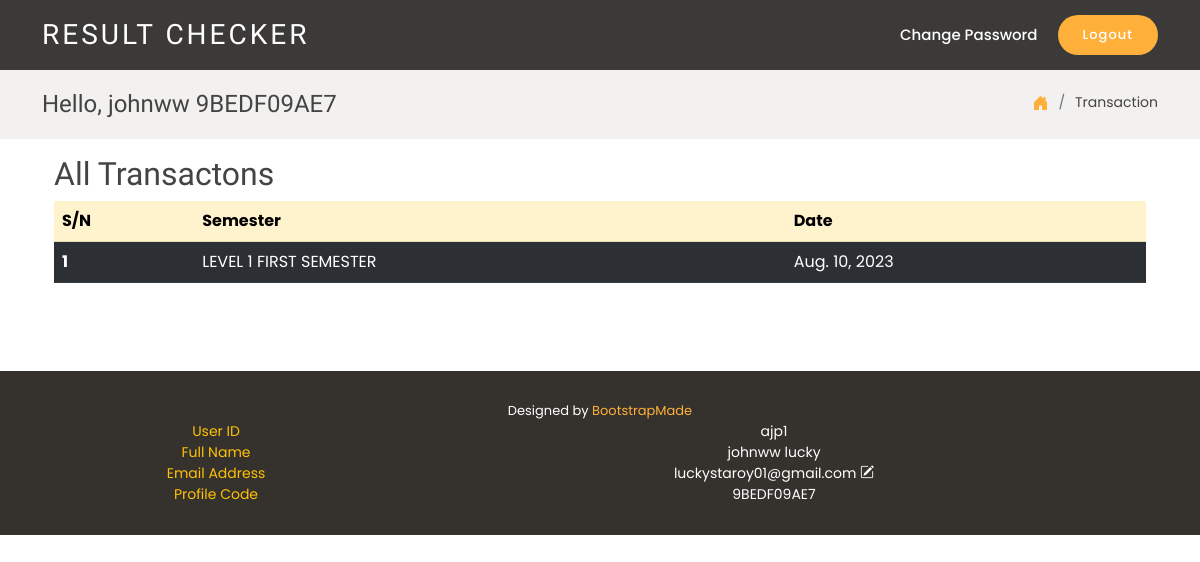
Page /mypayment (signed in) on the committed database.
### users/models.py (models this page shows, shortened)
class User(AbstractUser):
    username = None
    userid = models.CharField(max_length=150, unique=True, null=True, blank=True)
    email=models.EmailField(max_length=150, null=True,blank=True)
    name=models.CharField(max_length=150, null=True,blank=True)
    duration=models.IntegerField(blank=True,null=True)
    profile_ID=models.CharField(max_length=11, null=True,blank=True)
    created_at = models.DateTimeField(auto_now_add=True,null=True)
    updated_at =  models.DateTimeField(auto_now=True,null=True)
    profile_pic=models.ImageField(default='profilepic.png',null=True,blank=True)
    active= models.BooleanField(default=True,blank=True)
    pass_change = models.BooleanField(default=False,blank=True)
    class Meta:
        ordering = ['-created_at']
        indexes = [
            models.Index(fields=['-created_at']),
        ]
    objects=UserManager( )
    USERNAME_FIELD ='userid'
    REQUIRED_FIELDS=[]

### administrator/models.py (models this page shows, shortened)
class Payment(models.Model):
    student= models.ForeignKey(User,blank=True,null=True, on_delete=models.CASCADE)
    semester=models.CharField(max_length=200, blank=True,null=True)
    date = models.DateField(auto_now_add=True, blank=True,null=True)
    date_time = models.DateTimeField(auto_now_add=True, blank=True,null=True)
    class Meta:
        ordering = ['-date']
        indexes = [
            models.Index(fields=['-date']),
        ]

### administrator/decorators.py (the view)
    def wrapper_function(request, *args, **kwargs):
        group= None
        if request.user.groups.exists():
            group = request.user.groups.all()[0].name
        if group == 'admin':
            return redirect('decline')
        else:
            return view_func(request, *args,**kwargs)

### administrator/views.py (called while the page is built)
@login_required(login_url='login')
@student_only
def mypayment(request):
    tra=Payment.objects.filter(student=request.user)
    return render(request, 'mypayment.html',{'tra':tra})

### templates/mypayment.html (shortened to what this page needs)
{% extends 'index.html' %}
{% load static %}
{% block content %}
    <section class="breadcrumbs">
      <div class="container">
        <div class="d-flex justify-content-between align-items-center">
          <h2>{% if user.is_authenticated %} Hello, {{user.first_name}} {% endif %} {% if user.groups.all.0.name == 'student' %}<span>{{user.profile_ID}}</span>{% endif %}</h2>
          <ol>
            <li><a href="{% url 'dashboard' %}"><i style='font-size:16px;' class="bi bi-house-door-fill"></i></a></li>
            <li>Transaction</li>
          </ol>
        </div>
      </div>
    </section>
    {% include 'msg.html' %}
    <div class="container mt-3">
        <h2>All Transactons</h2>
        <div class="table-responsive">
        <table class="table table-striped">
          <thead >
            {% if tra %}
            <tr class="table-warning text-white">
              <th>S/N</th>
              <th>Semester</th>
              <th>Date</th>
            </tr>
          </thead>
          <tbody>
            {% for i in tra %}
            <tr class="table-dark text-white">
              <th>{{forloop.counter}}</th>
              <td>{{i.semester}}</td>
              <td>{{i.date}}</td>
            </tr>
            {% endfor %}
        </tbody>
          </div>
      </div>
        </div>
        {% else %}
    <center class='h2 mt-5 text-danger'><i style='font-size:30px;' class="bi bi-eye-slash-fill"></i> No Transaction Found<br></center>
    {% endif %}
        <br><br><br>
    {% endblock content %}

### templates/index.html (shortened to what this page needs)
{% load static %}
<!DOCTYPE html>
<html lang="en">
<head>
  <link href="{% static 'assets/vendor/animate.css/animate.min.css' %}" rel="stylesheet">
  <link href="{% static 'assets/vendor/bootstrap/css/bootstrap.min.css' %}" rel="stylesheet">
  <link href="{% static 'assets/vendor/bootstrap-icons/bootstrap-icons.css' %}" rel="stylesheet">
  <link href="{% static 'assets/css/style.css' %}" rel="stylesheet">
</head>
<body>
  <header id="header" class="fixed-top d-flex align-items-center ">
    <div class="container-fluid container-xl d-flex align-items-center justify-content-between">
      <div class="logo me-auto">
        {% if user.is_authenticated %}
        <h1><a href="{% url 'dashboard' %}">RESULT CHECKER</a></h1>
      </div>
      {% else %}
      <h1><a href="#">RESULT CHECKER</a></h1>
      </div>
      {% endif %}
      <nav id="navbar" class="navbar order-last order-lg-0">
        <ul>
          {% if user.is_authenticated %}
          <li><a class="nav-link scrollto " data-bs-toggle="modal" data-bs-target="#changepassword"  href="#">Change Password</a></li>
          {% endif %}
        </ul>
      </nav>
      {% if user.is_authenticated %}
      <a data-bs-toggle="modal" data-bs-target="#logout"  href="#"  class="book-a-table-btn scrollto">Logout</a>
      {% else %}
      <a  href="{% url 'login' %}"  class="book-a-table-btn scrollto">Login</a>
      {% endif %}
    </div>
  </header>
  <main id="main">
{% block content %}
{% endblock content %}
  </main>
  <footer id="footer">
    <div class="container">
      <div class="credits">
        Designed by <a href="https://bootstrapmade.com/">BootstrapMade</a>
      </div>
      {% if user.is_authenticated %}
        <div class="row col-lg-12 col-sm-12">
          <div class="col-lg-4 col-sm-4  label text-warning ">User ID</div>
          <div class="col-lg-8 col-sm-4 ">{{user.userid}}</div>
        </div>
      <div class="row col-lg-12 col-sm-12">
        <div class="col-lg-4 col-sm-4 label label text-warning">Full Name</div>
        <div class="col-lg-8 col-sm-4 ">{{user.first_name}} {{user.last_name}}</div>
      </div>
      <div class="row col-lg-12 col-sm-12">
          <div class="col-lg-4 col-sm-4  label label text-warning">Email Address</div>
          <div class="col-lg-8 col-sm-4 ">{{user.email}} <i data-bs-toggle="modal" data-bs-target="#email" class='bi bi-pencil-square'></i></div>
        </div>
        <div class="row col-lg-12 col-sm-12">
          <div class="col-lg-4 col-sm-4  label label text-warning">Profile Code</div>
          <div class="col-lg-8 col-sm-4 ">{{user.profile_ID}}</div>
        </div>
        {% endif %}
    </div>
  </footer>
</body>
</html>

### static/assets/css/style.css (style rules this page uses)
body { font-family: "Poppins", sans-serif; color: #444444; }
a { text-decoration: none; color: #ffb03b; }
h1, h2, h3, h4, h5, h6 { font-family: "Satisfy", sans-serif; }
#header { height: 70px; z-index: 997; transition: all 0.5s; padding: 10px 0; background: rgba(26, 24, 22, 0.85); }
#header .logo h1 { font-size: 28px; margin: 0; line-height: 1; font-weight: 400; letter-spacing: 3px; }
#header .logo h1 a, #header .logo h1 a:hover { color: #fff; text-decoration: none; }
.book-a-table-btn { background: #ffb03b; color: #fff; border-radius: 50px; margin: 0 0 0 20px; padding: 10px 25px; font-size: 13px; font-weight: 500; letter-spacing: 1px; transition: 0.3s; white-space: nowrap; }
.navbar { padding: 0; }
.navbar ul { margin: 0; padding: 0; display: flex; list-style: none; align-items: center; }
.navbar li { position: relative; }
.navbar a, .navbar a:focus { display: flex; align-items: center; justify-content: space-between; padding: 10px 0 10px 24px; font-size: 15px; font-weight: 500; color: white; white-space: nowrap; transition: 0.3s; }
section { padding: 60px 0; }
.breadcrumbs { padding: 20px 0; background-color: #f2f1ef; min-height: 40px; margin-top: 70px; }
.breadcrumbs h2 { font-size: 24px; font-weight: 300; margin: 0; }
.breadcrumbs ol { display: flex; flex-wrap: wrap; list-style: none; padding: 0; margin: 0; font-size: 14px; }
.breadcrumbs ol li+li { padding-left: 10px; }
.breadcrumbs ol li+li::before { display: inline-block; padding-right: 10px; color: #6c757d; content: "/"; }
#footer { background: #35322d; color: #fff; font-size: 14px; text-align: center; padding: 30px 0; }
#footer .credits { font-size: 13px; }

### rows in the picture
User: first_name "johnww", profile_ID "9BEDF09AE7", userid "ajp1", last_name "lucky", email "luckystaroy01@gmail.com"
Payment: semester "LEVEL 1 FIRST SEMESTER", date "Aug. 10, 2023"
